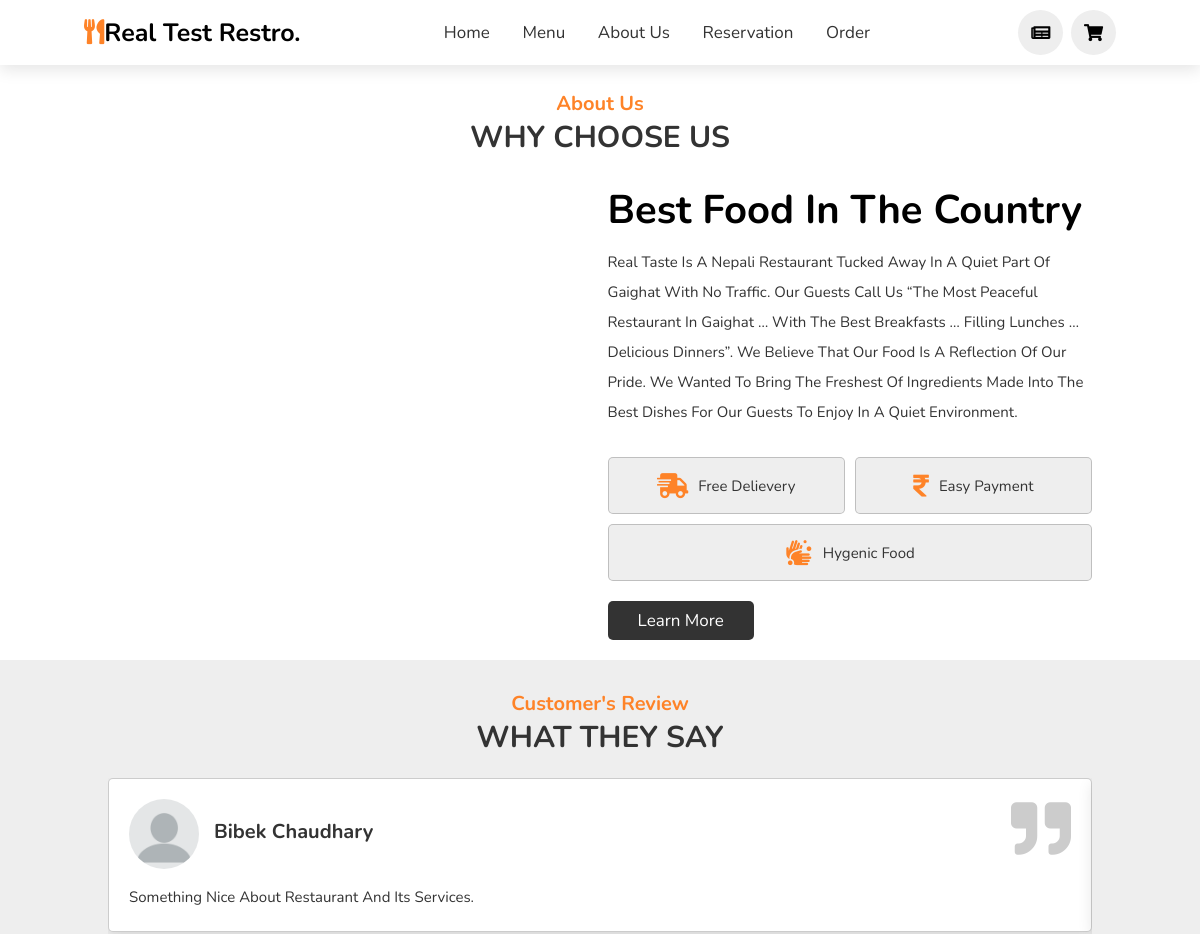
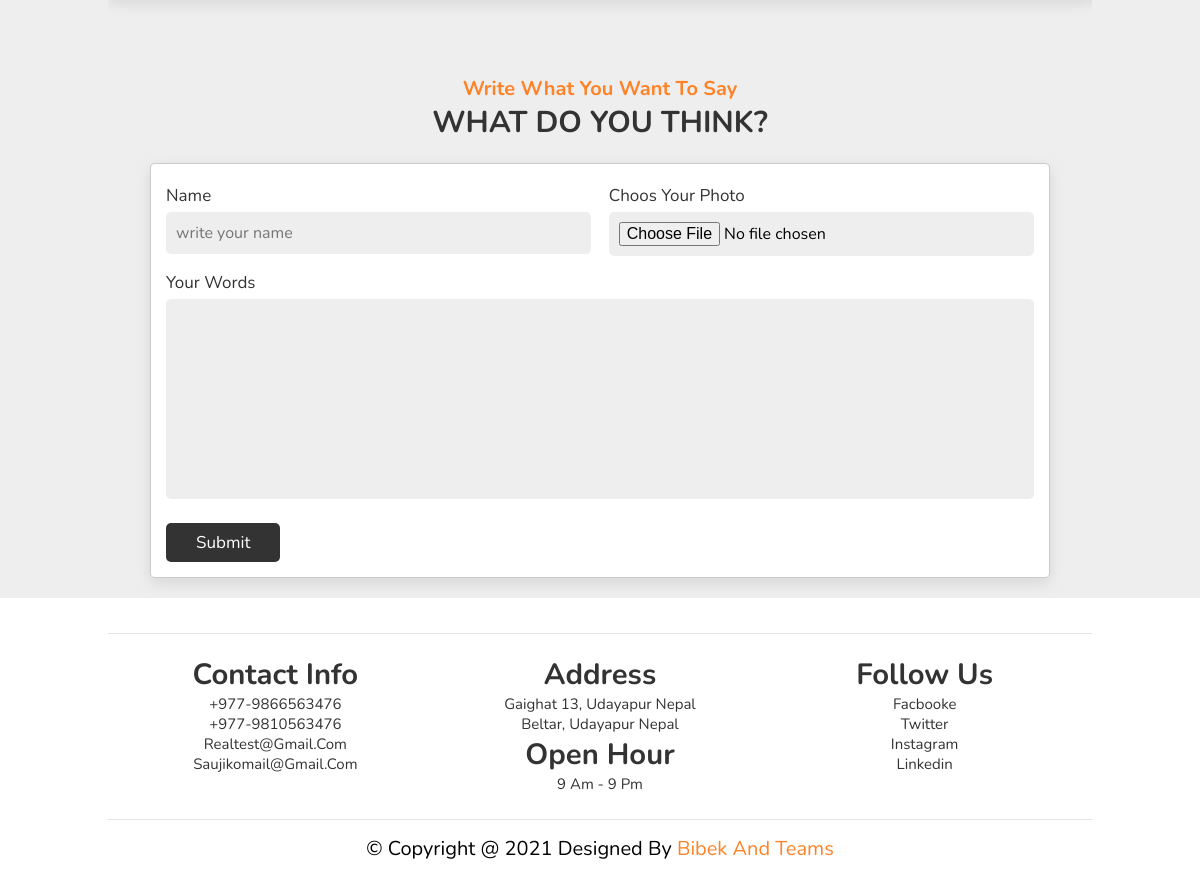
Page /about.php on the committed database (2 pictures, top to bottom).
### tables this page shows
CREATE TABLE `tbl_review` (
  `id` int(10) NOT NULL,
  `customer_name` varchar(100) NOT NULL,
  `review` varchar(255) NOT NULL,
  `active` varchar(10) NOT NULL,
  `image_name` varchar(255) NOT NULL
);

### partials-front/review.php (the view, shortened to what this page needs)
<section class="review" id="review">
    <h3 class="sub-heading">customer's review</h3>
    <h1 class="heading">what they say</h1>
    <div class="swiper review-slider">
        <div class="swiper-wrapper">
            <?php
                $sql = "SELECT * FROM tbl_review WHERE active='yes'";
                $res = mysqli_query($conn, $sql);
                $count = mysqli_num_rows($res);
                if($count > 0)
                {
                    while($row=mysqli_fetch_assoc($res))
                    {
                        $customer_name = $row['customer_name'];
                        $review = $row['review'];
                        $image_name = $row['image_name'];
                        ?>
                        <div class="swiper-slide slide">
                            <i class="fas fa-quote-right"></i>
                            <div class="user">
                                <img src="<?php echo SITEURL; ?>image/customer/<?php echo $image_name; ?>" alt="">
                                <div class="user-info">
                                    <h3><?php echo $customer_name; ?></h3>
                                </div>
                            </div>
                            <p><?php echo $review; ?></p>
                        </div>
                        <?php
                    }
                }
            ?>
        </div>
    </div>
</section>

### css/style.css (style rules this page uses)
:root { --orange:#fe8328; --gray:#333333; --white:#ffffff; --box-shadow:0 .5rem 1.5rem rgba(0,0,0,.1); }
* { font-family: 'Nunito', sans-serif; margin: 0; padding: 0; box-sizing: border-box; text-decoration: none; outline: none; border: none; text-transform: capitalize; transition: all 0.2s linear; }
html { font-size: 62.5%; overflow-x: hidden; scroll-padding-top: 5.5rem; scroll-behavior: smooth; }
section { padding: 2rem 9%; }
.sub-heading { text-align: center; color: var(--orange); font-size: 2rem; padding-top: 1rem; }
.heading { text-align: center; color: var(--gray); font-size: 3rem; padding-bottom: 2rem; text-transform: uppercase; }
.review { background: #eee; }
.review .slide { padding: 2rem; box-shadow: var(--box-shadow); border: .1rem solid rgba(0,0,0,.2); border-radius: .5rem; position: relative; background: var(--white); }
.review .slide .fa-quote-right { position: absolute; top: 2rem; right: 2rem; font-size: 6rem; color: #ccc; }
.review .slide .user { display: flex; gap: 1.5rem; align-items: center; padding-bottom: 1.5rem; }
.review .slide .user img { height: 7rem; width: 7rem; border-radius: 50%; object-fit: cover; }
.review .slide .user h3 { color: var(--gray); font-size: 2rem; padding-bottom: .5rem; }
.review .slide p { font-size: 1.5rem; line-height: 1.8; color: var(--gray); }

### rows in the picture
tbl_review: image_name (placeholder picture), customer_name "Bibek Chaudhary", review "Something Nice About Restaurant And Its Services."
